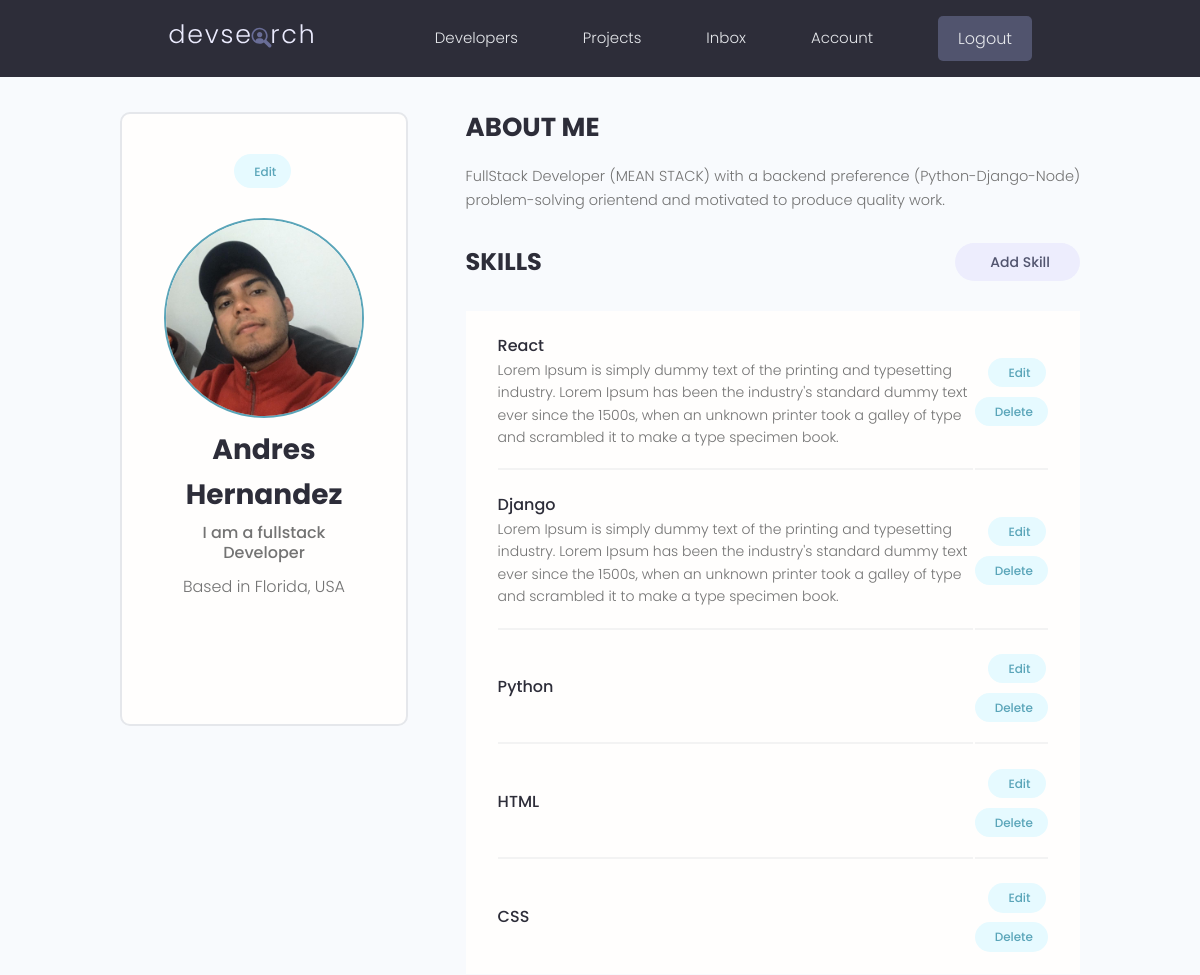
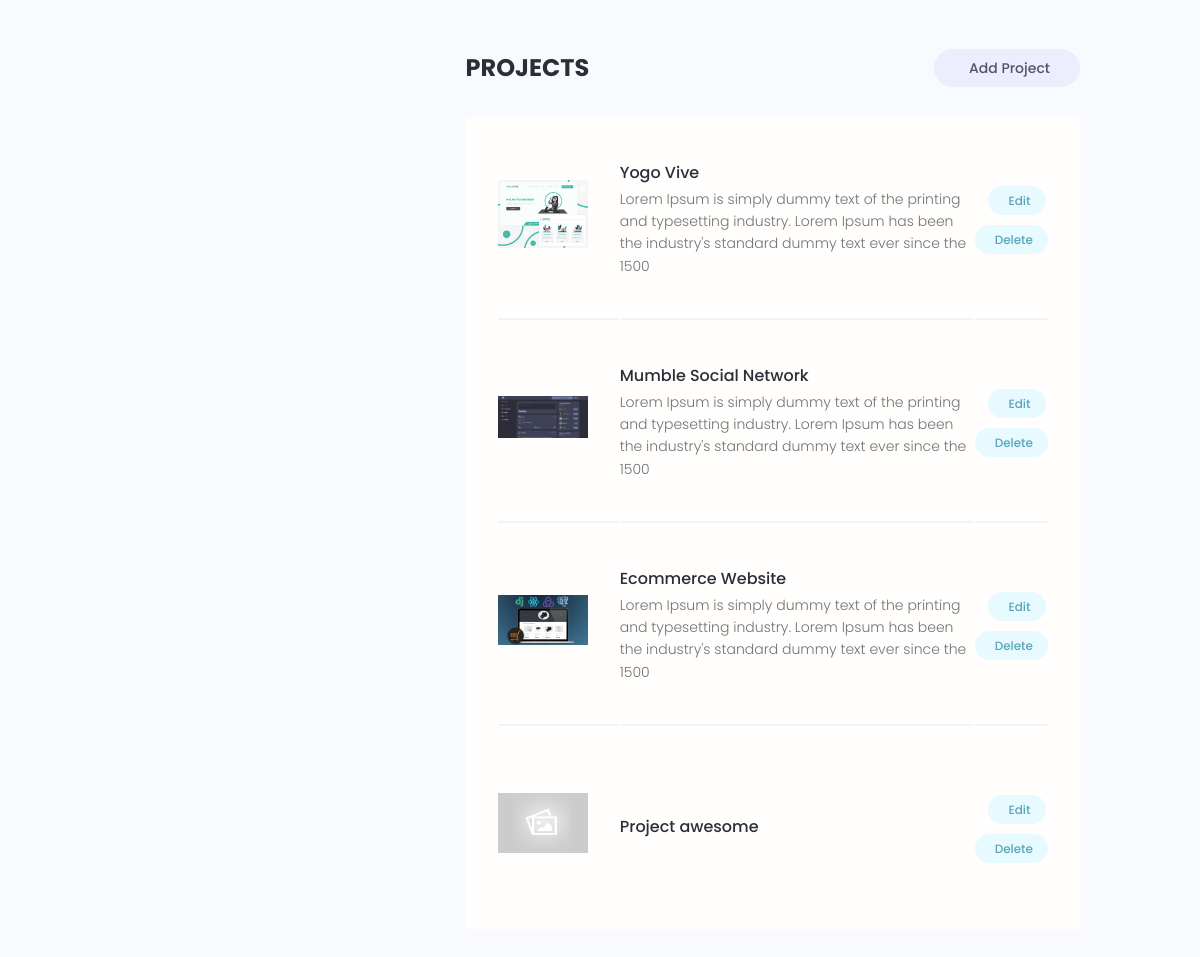
The app's page /account/ (signed in) with its own data (2 pictures, top to bottom).
### users/models.py (models this page shows, shortened)
class Profile(models.Model):
    user = models.OneToOneField(User, on_delete=models.CASCADE, null=True, blank=True)
    name = models.CharField(max_length=200, blank=True, null=True)
    email = models.EmailField(max_length=300, blank=True, null=True)
    username = models.CharField(max_length=200, blank=True, null=True)
    location = models.CharField(max_length=200, blank=True, null=True)
    short_intro = models.CharField(max_length=200, blank=True, null=True)
    bio = models.TextField(blank=True, null=True)
    profile_image = models.ImageField(null=True, blank=True, upload_to= 'profiles/', default='profiles/user-default.png')
    social_github = models.CharField(max_length=200, blank=True, null=True)
    social_twitter = models.CharField(max_length=200, blank=True, null=True)
    social_linkedin = models.CharField(max_length=200, blank=True, null=True)
    social_youtube = models.CharField(max_length=200, blank=True, null=True)
    social_website = models.CharField(max_length=200, blank=True, null=True)
    created = models.DateTimeField(auto_now_add=True)
    id = models.UUIDField(default=uuid.uuid4, unique=True, primary_key=True, editable=False)
    class Meta:
        ordering = ['-created']
    @property
    def imageUrl(self):
        try:
            url = self.profile_image.url
        except:
            url = ''
        return url

class Skill(models.Model):
    owner = models.ForeignKey(Profile, on_delete=models.CASCADE, null=True, blank=True)
    name = models.CharField(max_length=200, blank=True, null=True)
    description = models.TextField(blank=True, null=True)
    created = models.DateTimeField(auto_now_add=True)
    id = models.UUIDField(default=uuid.uuid4, unique=True, primary_key=True, editable=False)

### projects/models.py (models this page shows, shortened)
class Project(models.Model):
    owner = models.ForeignKey(Profile, null=True, blank=True, on_delete=models.CASCADE)
    title = models.CharField(max_length=200)
    description = models.TextField(null=True, blank=True) # null is for the DB and blank is for the
    featured_image = models.ImageField(null=True, blank=True, upload_to='projects/', default="default.jpg")
    demo_link = models.CharField(max_length=2000, null=True, blank=True)
    source_link = models.CharField(max_length=2000, null=True, blank=True)
    tags = models.ManyToManyField('Tag', blank=True)
    vote_total = models.IntegerField(default=0, null=True, blank=True)
    vote_ratio = models.IntegerField(default=0, null=True, blank=True)
    created = models.DateTimeField(auto_now_add=True)
    id = models.UUIDField(default=uuid.uuid4, unique=True, primary_key=True, editable=False)
    class Meta:
        ordering = ['-vote_ratio', '-vote_total', 'title']
    @property
    def imageUrl(self):
        try:
            url = self.featured_image.url
        except:
            url = ''
        return url

### users/views.py (the view)
# urls.py: path('account/', views.userAccount, name='account'),
@login_required(login_url="login")
def userAccount(request):
    profile = request.user.profile
    projects = profile.project_set.all()
    skills = profile.skill_set.all()
    context = {'profile': profile, 'skills': skills, 'projects': projects }
    return render(request, 'users/account.html', context)

### users/templates/users/account.html (shortened to what this page needs)
{% extends 'main.html' %}
{% block content %}
  <main class="settingsPage profile my-md">
    <div class="container">
      <div class="layout">
        <div class="column column--1of3">
          <div class="card text-center">
            <div class="card__body dev">
              <a class="tag tag--pill tag--main settings__btn" href="{% url 'edit-account' %}"> Edit</a>
              <img class="avatar avatar--xl dev__avatar" src="{{ profile.imageUrl }}" />
              <h2 class="dev__name">{{ profile.name }}</h2>
              <p class="dev__title">{{ profile.short_intro }}</p>
              <p class="dev__location">Based in {{profile.location}}</p>
              <ul class="dev__social">
              </ul>
            </div>
          </div>
        </div>
        <div class="column column--2of3">
          <div class="devInfo">
            <h3 class="devInfo__title">About Me</h3>
            <p class="devInfo__about">{{ profile.bio }}</p>
          </div>
          <div class="settings">
            <h3 class="settings__title">Skills</h3>
            <a class="tag tag--pill tag--sub settings__btn tag--lg" href="{% url 'create-skill' %}"> Add Skill</a>
          </div>
          <table class="settings__table">
            {% for skill in skills %}
            <tr>
              <td class="settings__tableInfo">
                <h4>{{skill.name}}</h4>
                <p>{{skill.description}}</p>
              </td>
              <td class="settings__tableActions">
                <a class="tag tag--pill tag--main settings__btn" href="{% url 'update-skill' skill.id %}"> Edit</a>
                <a class="tag tag--pill tag--main settings__btn" href="{% url 'delete-skill' skill.id %}?next=/account">
                  Delete</a>
              </td>
            </tr>
            {% endfor %}
          </table>
          <div class="settings">
            <h3 class="settings__title">Projects</h3>
            <a class="tag tag--pill tag--sub settings__btn tag--lg" href="{% url 'create-project' %}"> Add Project</a>
          </div>
          <table class="settings__table">
            {% for project in projects %}
              <tr>
                <td class="settings__thumbnail">
                  <a href="{% url 'project' project.id %}"><img src="{{project.imageUrl}}" alt="Project Thumbnail" /></a>
                </td>
                <td class="settings__tableInfo">
                  <a href="{% url 'project' project.id %}">{{ project.title }}</a>
                  <p>{{ project.description|slice:"150" }}</p>
                </td>
                <td class="settings__tableActions">
                  <a class="tag tag--pill tag--main settings__btn" href="{% url 'update-project' project.id %}"> Edit</a>
                  <a class="tag tag--pill tag--main settings__btn" href="{% url 'delete-project' project.id%}?next=/account">
                    Delete</a>
                </td>
              </tr>
            {% endfor %}
          </table>
        </div>
      </div>
    </div>
  </main>
  {% endblock %}

### static/styles/app.css (style rules this page uses)
:root { --color-sub: #2d2d39; }
.card { border: 2px solid var(--color-light); }
img { width: 100%; }
.profile .card > .dev { padding: 4rem; }
.dev__avatar { display: block; margin: auto; }
.dev__name { color: var(--color-sub); font-size: 2.8rem; font-weight: 700; margin-top: 1rem; margin-bottom: 0.5rem; }
.dev__title { font-size: 1.6rem; font-weight: 500; line-height: 1.3; }
.dev__location { margin-top: 1rem; }
.dev__social { margin: 3rem 0; list-style: none; display: flex; justify-content: center; gap: 1.5rem; }
.devInfo { margin-bottom: 3rem; }
.devInfo__title, .devInfo__subtitle { font-size: 2.6rem; color: var(--color-sub); text-transform: uppercase; font-weight: 700; margin-bottom: 1.5rem; }
.devInfo__about, .devSkill__info { font-size: 1.45rem; line-height: 1.7; text-align: justify; }
.settingsPage .dev > .settings__btn { display: inline-block; margin-bottom: 3rem; }
.settings { display: flex; justify-content: space-between; align-items: center; }
.settings__title { font-size: 2.4rem; text-transform: uppercase; font-weight: 700; color: var(--color-sub); }
.settings__table { margin-top: 3rem; margin-bottom: 5rem; padding: 0 3rem; background: var(--color-white); }
.settings__table tr { width: 100%; }
.settings__table tr > td { padding: 2rem 0; }
.settings__table tr:not(:last-child) td { border-bottom: 2px solid var(--color-white-light); }
.settings__thumbnail { width: 23%; min-width: 10rem; }
.settings__thumbnail img { padding-right: 3rem; height: 15rem; object-fit: contain; }
.settings__tableInfo { width: 100%; }
.settings__tableInfo h4, .settings__tableInfo a { padding-right: 1rem; width: auto; font-size: 1.6rem; font-weight: 500; color: var(--color-sub); }
.settings__tableInfo p { font-size: 1.4rem; }
.settings__tableActions { text-align: right; }

### static/uikit/styles/modules/_variables.css (style rules this page uses)
:root { --color-main: #5aa5b9; --color-main-light: #e6faff; --color-sub: #3f4156; --color-sub-light: #51546e; --color-sub-lighter: #ededfd; --color-text: #737373; --color-gray: #8b8b8b; --color-light: #e5e7eb; --color-light-gray: #767676; --color-bg: #f8fafd; --color-white: #fffefd; --color-white-light: #f3f3f3; --color-success: #359e64; --color-success-bg: #def8e8; --color-error: #fc4b0b; --color-error-bg: #fff2ee; --font-base: 'Poppins', arial, helvetica, 'Segoe UI', roboto, ubuntu, sans-serif; --font-monospace: 'Fira Code', 'Courier New', courier, monospace; --font-regular: 300; --font-medium: 500; --font-bold: 700; --generic-shadow: 1px 1px 5px #00000010; --generic-transition: all 0.3s ease-in-out; }

### static/uikit/styles/modules/_base.css (style rules this page uses)
* { margin: 0; padding: 0; box-sizing: border-box; text-rendering: optimizeLegibility; color: inherit; font-size: inherit; }
html { font-size: 50%; }
@media only screen and (min-width: 480px) { html { font-size: 56.25%; } }
@media only screen and (min-width: 1200px) { html { font-size: 62.5%; } }
body { line-height: 1.6; font-weight: 400; font-size: 1.5rem; color: var(--color-text); background-color: var(--color-bg); min-height: 100vh; }

### static/uikit/styles/modules/_typography.css (style rules this page uses)
* { font-family: var(--font-base); }
h2 { font-size: 3.6rem; font-weight: var(--font-bold); }
h3 { font-size: 3.2rem; font-weight: var(--font-medium); }
h4 { font-size: 2.8rem; font-weight: var(--font-medium); }
p, span, strong { font-size: 1.6rem; color: var(--color-text); font-weight: var(--font-regular); }
a { padding-bottom: 2px; text-decoration: none; display: inline-block; color: var(--color-main); font-weight: var(--font-medium); }

### static/uikit/styles/modules/_utilities.css (style rules this page uses)
.container { width: 92%; max-width: 165rem; margin: 0 auto; box-sizing: border-box; }
@media screen and (min-width: 1000px) { .container { width: 90%; } }
@media screen and (min-width: 1200px) { .container { width: 80%; } }
.text-center { text-align: center; }
.my-md { margin: 3rem auto; }

### static/uikit/styles/modules/_avatar.css (style rules this page uses)
.avatar { border-radius: 50%; border: 2px solid var(--color-main); object-fit: cover; }
.avatar--xl { height: 20rem; width: 20rem; }

### static/uikit/styles/modules/_card.css (style rules this page uses)
.card { border-radius: 1rem; background-color: var(--color-white); border: 1.5px solid var(--color-light); width: auto; height: auto; margin-top: 0.5rem; margin-bottom: 0.5rem; overflow: hidden; }
.card__body, .card__header { padding: 2rem 2.5rem; }

### static/uikit/styles/modules/_layout.css (style rules this page uses)
.layout { display: flex; flex-flow: row wrap; justify-content: space-between; }
.layout > .column { margin-bottom: 3rem; }
.layout > .column.column--1of3 { flex-basis: 30%; }
.layout > .column.column--2of3 { flex-basis: 64%; }

### records on screen
Profile: imageUrl (picture), name "Andres Hernandez", short_intro "I am a fullstack Developer", location "Florida, USA", bio "FullStack Developer (MEAN STACK) with a backend preference (Python-Django-Node) problem-solving orientend and motivated to produce quality work."
Skill: name "React", description "Lorem Ipsum is simply dummy text of the printing and typesetting industry. Lorem Ipsum has been the industry's standard dummy text ever since the 1500s, when an unknown printer took a galley of type and scrambled it to make a type specimen book."
Skill: name "Django", description "Lorem Ipsum is simply dummy text of the printing and typesetting industry. Lorem Ipsum has been the industry's standard dummy text ever since the 1500s, when an unknown printer took a galley of type and scrambled it to make a type specimen book."
Skill: name "Python"
Skill: name "HTML"
Skill: name "CSS"
Project: imageUrl (picture), title "Yogo Vive", description "Lorem Ipsum is simply dummy text of the printing and typesetting industry. Lorem Ipsum has been the industry's standard dummy text ever since the 1500"
Project: imageUrl (picture), title "Mumble Social Network", description "Lorem Ipsum is simply dummy text of the printing and typesetting industry. Lorem Ipsum has been the industry's standard dummy text ever since the 1500"
Project: imageUrl (picture), title "Ecommerce Website", description "Lorem Ipsum is simply dummy text of the printing and typesetting industry. Lorem Ipsum has been the industry's standard dummy text ever since the 1500"
Project: imageUrl (placeholder picture), title "Project awesome"
